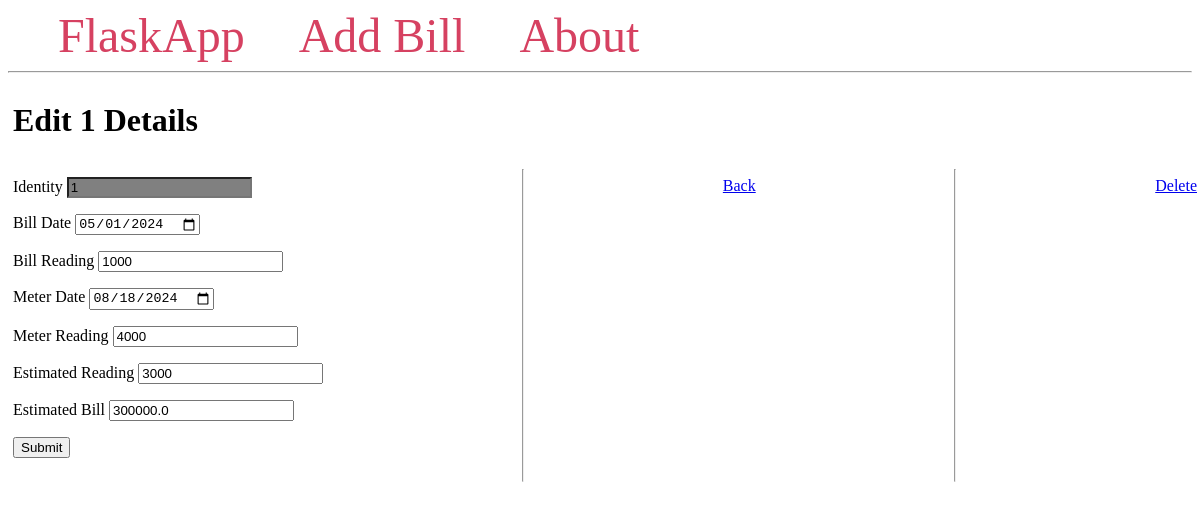
The page /bills/1/edit/ on the database its author committed.
### app.py (models this page shows)
class Bill(db.Model):
    __table__ = db.Model.metadata.tables['bill']

### app.py (the view, shortened to what this page needs)
@app.route('/bills/<int:bill_id>/edit/', methods=('GET', 'POST'))
def edit(bill_id):
    bill = Bill.query.get_or_404(bill_id)
    return render_template('edit.html', bill=bill)

### templates/edit.html (shortened to what this page needs)
{% extends 'base.html' %}
{% block content %}
    <h1 style="width: 100%">
        {% block title %} Edit {{ bill.id }} Details
        {% endblock %}
    </h1>
    <form method="post">
        <p>
            <label for="id">Identity</label>
            <input type="number" name="id"
                   value={{ bill.id }}
                   placeholder="Id" readonly style="background-color: grey;">
        </p>
        <p>
            <label for="bill_date">Bill Date</label>
            <input type="date" name="bill_date"
                   value={{ bill.bill_date }}
                   placeholder="Bill Date" required>
        </p>
        <p>
            <label for="bill_reading">Bill Reading</label>
            <input type="number" name="bill_reading"
                   value={{ bill.bill_reading }}
                   placeholder="Bill Reading" required onchange="updateEstimatedReading()">
        </p>
        <p>
            <label for="meter_date">Meter Date</label>
            <input type="date" name="meter_date"
                   value={{ bill.meter_date }}
                   placeholder="Meter Date" required>
        </p>
        <p>
            <label for="meter_reading">Meter Reading</label>
            <input type="number" name="meter_reading"
                   value={{ bill.meter_reading }}
                   placeholder="Meter Reading"  required onchange="updateEstimatedReading()">
        </p>
        <p>
            <label for="estimated_reading">Estimated Reading</label>
            <input type="number" name="estimated_reading"
                   value={{ bill.estimated_reading }}
                   placeholder="Estimated Reading" required>
        </p>
        <p>
            <label for="estimated_bill">Estimated Bill</label>
            <input type="number" name="estimated_bill"
                   value={{ bill.estimated_bill }}
                   placeholder="Estimated Bill" step="0.01" min="0"  required>
        </p>
        <p>
            <button type="submit">Submit</button>
        </p>
    </form>
    <br>
    <hr>
    <div>
        <p> <a href="/bills"> Back</a></p>
    </div>
    <hr> <br>
    <p>
        <a href="{{ url_for('delete', bill_id=bill.id) }}">Delete</a>
    </p>
{% endblock %}

### rows shown on the page
Bill: id "1", bill_date "05/01/2024", bill_reading "1000", meter_date "08/18/2024", meter_reading "4000", estimated_reading "3000", estimated_bill "300000.0"
